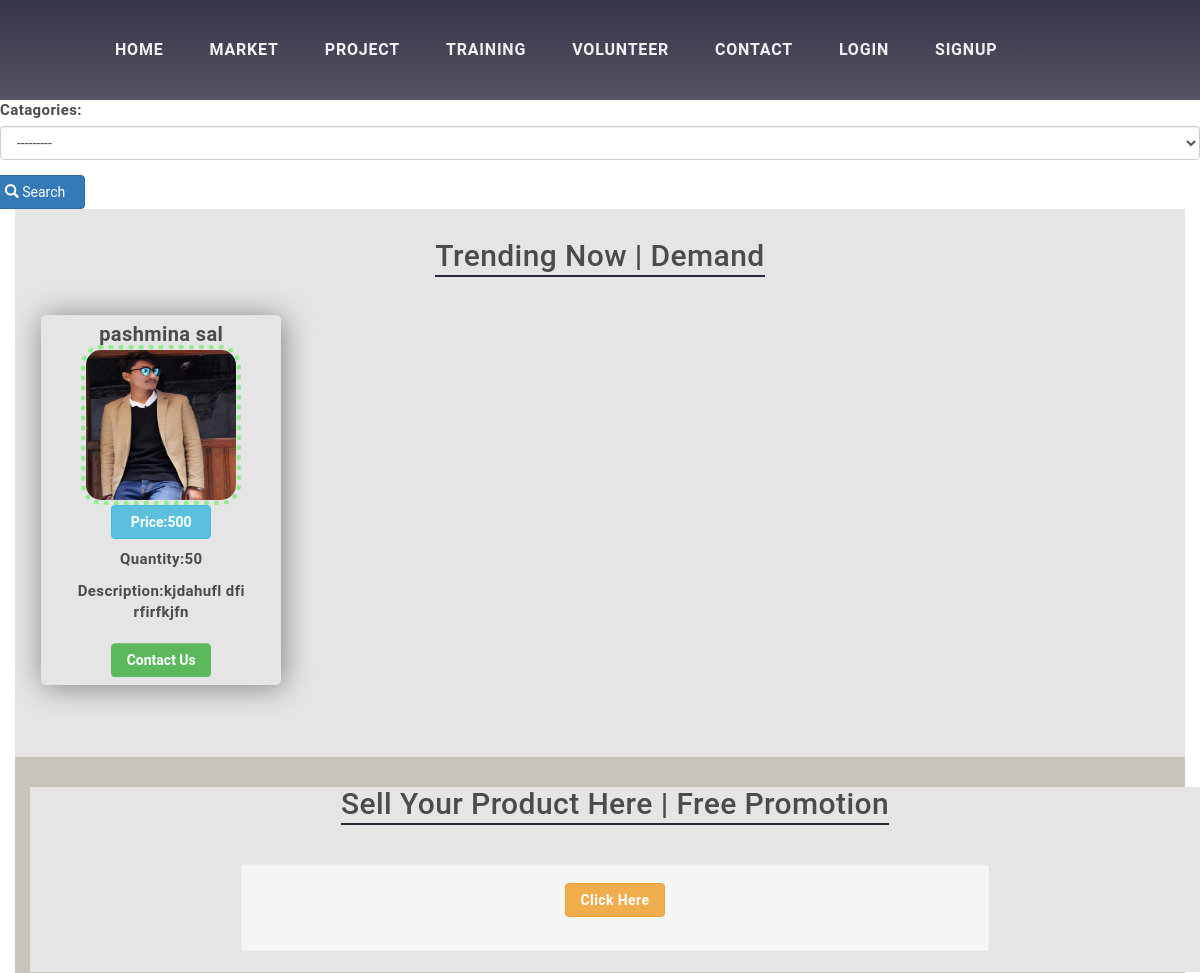
The app's page /filter/market/ (upper part), older data.
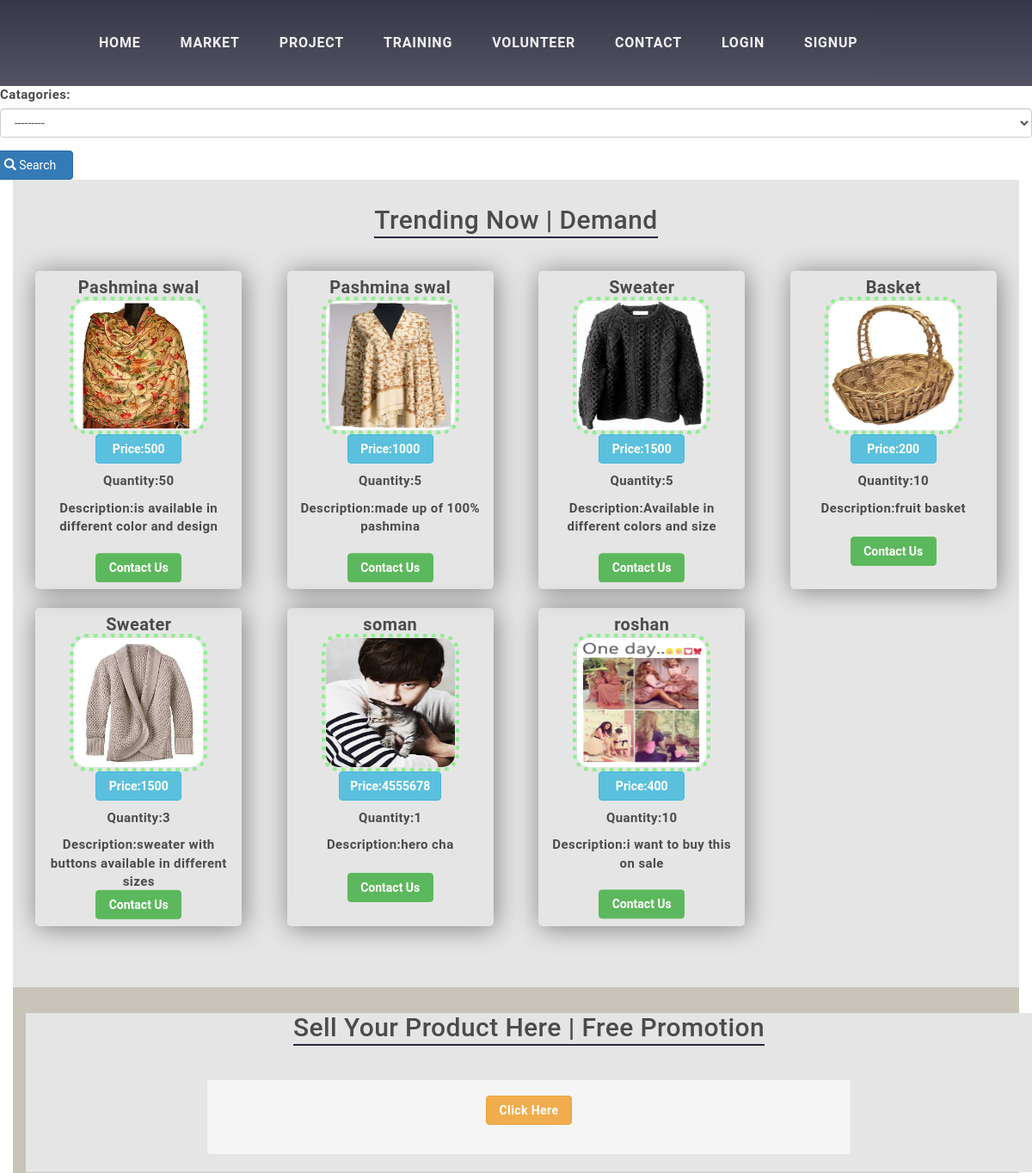
The same page, newer data.
### product/models.py (models this page shows, shortened)
class Product(models.Model):
	name=models.CharField(max_length=50)
	image=models.ImageField(upload_to='media/Product Photos')
	price=models.IntegerField()
	description=models.TextField(max_length=500)
	quantity=models.IntegerField()
	catagories=models.CharField(max_length=50,choices=TYPES)

### filter/views.py (the view)
def profilter(request):
    pro_list = Product.objects.all()
    pro_filter = ProductFilter(request.GET, queryset=pro_list)
    return render(request, 'market.html', {'filter': pro_filter})

### home/templates/market.html (shortened to what this page needs)
{% load staticfiles %}
{% load widget_tweaks %}
<!doctype html>
<html class="no-js" lang="en">
   {% include 'head.html' %}
    <body>
 {% include 'navbar.html' %}
 <form method="get">
 <div class="row">
        <div class="form-group col-sm-12">
          {{ filter.form.catagories.label_tag }}
          {% render_field filter.form.catagories class="form-control" %}
        </div>
        <button type="submit" class="btn btn-primary ">
        <span class="glyphicon glyphicon-search"></span> Search
      </button>
      </div>
      </form>
<div class="container-fluid">
	<div class="container one space">
		<div class="row">
		<h1 class="text-center"><u > Trending Now | Demand </u></h1><br><br>
		{% for filter in filter.qs %}
			<div class="col-md-3">
				<div class="market text-center">
		 	 		<h4 class="text-center">{{ filter.name}}</h4>
		 	 		<div class="text-center">
		 	 			<img src="{{ filter.image.url}}" class="markThumb" >
		 	 		</div>
		 	 		<button type="button" class="btn btn-info">
		 	 		<strong>Price:{{ filter.price }}</strong> </button>
		 	 		<li><STRONG>Quantity:{{ filter.quantity }} </STRONG></li>
		 	 		<li><strong>Description:{{ filter.description }}</strong></li>
		 	 		<br>
		 	 		<button type="button" class="btn btn-danger dang" style="background-color:#5cb85c;border-color: #5cb85c;"> <a href="#"><strong>Contact Us</strong></a> </button>
		 	 	</div><br>
			</div>
			{% endfor %}
	</div>
</div>
<div class="container-fluid space two">
	<div class="container one">
	<h1 class="text-center"><u> Sell Your Product Here | Free Promotion </u></h1><br><br>
		<div class="row ">
			<div class="col-md-2">
			</div>
			<div class="col-md-8">
				<form class="form-horizontal well">
  <div class="form-group text-center">
    <div>
      <a href= "{% url 'supplier-form' %}"<button type="submit" class="btn btn-warning"><strong>Click Here</strong></button></a>
    </div>
  </div>
</form>
			</div>
			<div class="col-md-2">
			</div>
		</div>
	</div>
</div>
{% include 'footer.html' %}
</body>
</html>

### home/templates/head.html (shortened to what this page needs)
   {% load staticfiles %}
    <head>
        <link rel="stylesheet" href="{% static 'css1/bootstrap.min.css' %}">
        <link rel="stylesheet" href="{% static 'css1/font-awesome.min.css' %}">
        <link rel="stylesheet" href="{% static 'css1/normalize.css' %}">
        <link rel="stylesheet" href="{% static 'css1/flaticon.css' %}">
        <link rel="stylesheet" href="{% static 'css1/swiper.min.css' %}">
        <link rel="stylesheet" href="{% static 'css1/lightcase.css' %}">
        <link rel="stylesheet" href="{% static 'css1/flexslider.css' %}">
        <link rel="stylesheet" href="{% static 'css1/jquery.nstSlider.css' %}">
        <link rel="stylesheet" href="{% static 'css1/style.css' %}">
        <link rel="stylesheet" type="text/css" href="{% static 'style1.css' %}">
        <link rel="stylesheet" href="{% static 'css1/responsive.css' %}">
    </head>

### home/templates/navbar.html (shortened to what this page needs)
     {% load staticfiles %}
       <header class="header">
            <div class="mainmenu-area" id="menu-fixed" style=" background-color: #29293d;  height:100px;
            opacity:0.8;">
                <div class="container">
                    <div class="row">
                        <div class="nav-menu">
                            <nav class="navbar navbar-default">
                                <div >
                                  <ul class="nav navbar-nav" ">
                                    <li >
                                      <a href="{% url 'home' %}" style="color:white; padding-top:40px; padding-left: 100px; ">HOME</a>
                                    </li>
                                    <li class="#">
                                      <a href="{% url 'filter:product-filter' %}" style="color:white; padding-top:40px;"><span>MARKET</span></a>
                                      </li>
                                        <li class="#">
                                      <a href="{% url 'project' %}" style="color:white; padding-top:40px;" >PROJECT</a>
                                    </li>
                                    <li class="#">
                                      <a href="{% url 'training' %}" style="color:white;padding-top:40px;"><span>TRAINING</span></a>
                                    </li>
                                      <li class="#">
                                      <a href="{% url 'volunteer' %}" style="color:white; padding-top:40px;"><span>VOLUNTEER</span></a>
                                    </li>
                                    <li><a href="{% url 'contact' %}" style="color:white; padding-top:40px;"><span>Contact</span></a></li>
                                    <li><a href="#" style="color:white; padding-top:40px;"><span>Login</span></a></li>
                                    <li><a href="#" style="color:white; padding-top:40px;"><span>Signup</span></a></li>
                                  </ul>
                                </div>
                            </nav>
                        </div>
                    </div>
                </div>
            </div>
        </header>

### home/templates/footer.html (shortened to what this page needs)
{% load staticfiles %}
    </body>
</html>

### home/static/style1.css (style rules this page uses)
body { font-family: 'Roboto', sans-serif; letter-spacing: 0.4px; }
u { text-decoration: none; position: relative; }
u:after { content: ''; width: 100%; position: absolute; left: 0; bottom: -4px; border-width: 0 0 2px ; border-style: solid; border-color: #29293d; }
.market a, .market a:hover { text-decoration: none; color: white; }
.dang { position: sticky; bottom: 0; margin-bottom: 10px; }
.space { padding-top: 30px; padding-bottom: 50px; }
.two { background: #c8c4ba; }
.one { background:#e5e5e5; }
header { background-image: -webkit-linear-gradient(top, rgba(51,52,71,0.7), rgba(51,52,71,0)); background-image: linear-gradient(to bottom, rgba(51,52,71,0.7), rgba(51,52,71,0)); background-position: 0 0; background-color: rgba(255,255,255,0); border-color: rgba(216,220,230,0); -webkit-transition: background-color 0.2s ease 0.2s, background-position 0.2s ease 0.2s; transition: background-color 0.2s ease 0.2s, background-position 0.2s ease 0.2s; }
.market { padding: 8px; margin-left: auto; margin-right: auto; height: 370px; width: 240px; border-radius: 5px; overflow: hidden; box-shadow: 2px 2px 30px grey; }
.market li { list-style-type: none; padding-top: 10px; }
.markThumb { height: 160px; width: 160px; border-radius: 20px; border: 5px dotted lightgreen; }
.btn { min-width: 100px; }

Row changes from the older to the newer data that the page shows:
changed Product: name "pashmina sal" → "Pashmina swal"; image: a different picture; description "kjdahufl dfi rfirfkjfn" → "is available in different color and design"
added Product: name "Pashmina swal", image (picture), price "1000", quantity "5", description "made up of 100% pashmina"
added Product: name "Sweater", image (picture), price "1500", quantity "5", description "Available in different colors and size"
added Product: name "Basket", image (picture), price "200", quantity "10", description "fruit basket"
added Product: name "Sweater", image (picture), price "1500", quantity "3", description "sweater with buttons available in different sizes"
added Product: name "soman", image (picture), price "4555678", quantity "1", description "hero cha"
added Product: name "roshan", image (picture), price "400", quantity "10", description "i want to buy this on sale"
